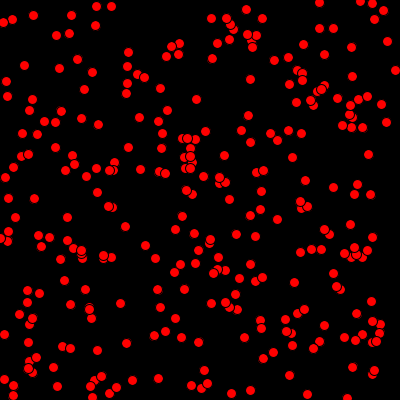
Frame 1 (no input)
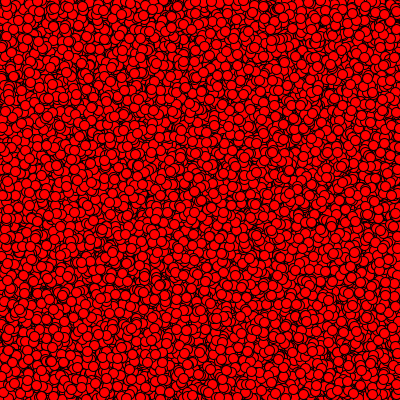
Frame 60 (the mouse pressed at the canvas centre just before this capture)
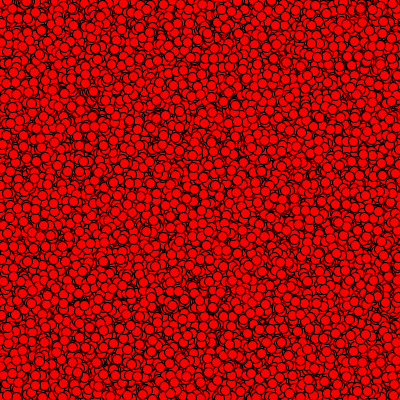
Frame 120 (the mouse held since frame 60 and released just before this capture)

The Processing sketch that drew these frames (run headless with seeded random() and noise(); from frame 60 on, the mouse is pressed at the canvas centre):

// Processing sketch: magic_Worms
// ── magic_Worms.pde
float y = random(400);
float x = random(400);
void setup(){
size(400, 400);
    background(00, 00, 00);

}
void draw(){
for(int i = 0; i<300;i++){
fill(500,0,0);
ellipse(x,y,10,10);
 y = random(400);
 x = random(400);
}
}
